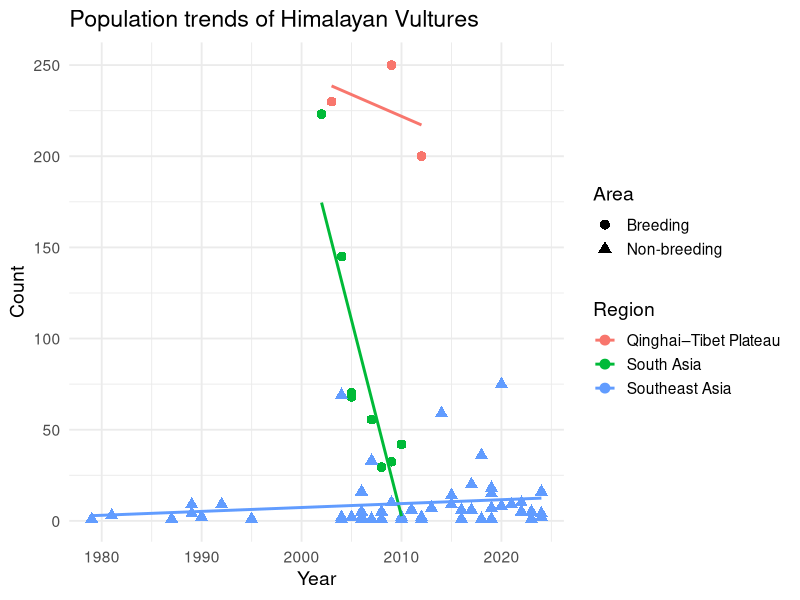
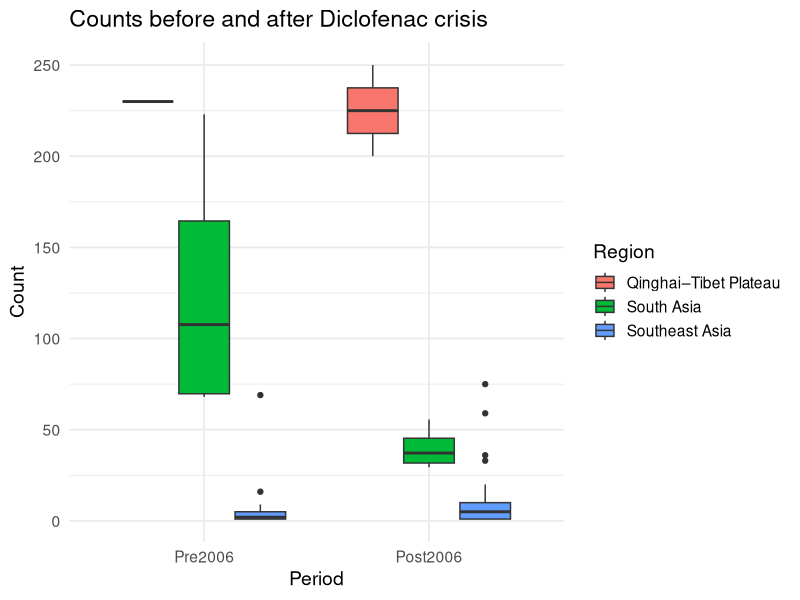
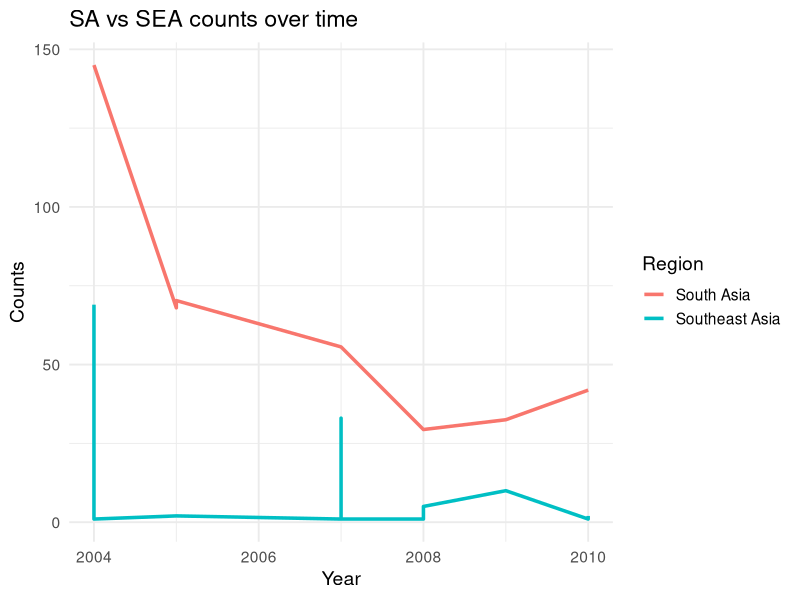

Write the R code that produced these figures, in order. (Note: this script raises an error after producing the figures.)
# Population Dynamics Analysis

# Description: Statistical analysis and visualisation of Himalayan Vulture population trends

# Author: [Chanatip Ummee]

# License: MIT License

# Repository section: Population Dynamics

# Load required packages

library(tidyverse)
library(lme4)
library(broom)

# Load and prepare data

# Load dataset

setwd("C:/Users/msi/Desktop/R")
Population_Dynamics_Data <- read.csv("Population_Dynamics_Data.csv", encoding = "latin1")

# Select relevant columns

Population_Dynamics_Data <- Population_Dynamics_Data %>%
  select(Country, Area, Region, Year, No)

# Create new variable: Period (Pre-2006 vs Post-2006)

Population_Dynamics_Data <- Population_Dynamics_Data %>%
  mutate(Period = ifelse(Year <= 2006, "Pre2006", "Post2006"))

# Define factor levels

Population_Dynamics_Data$Area <- factor(
  Population_Dynamics_Data$Area,
  levels = c("Breeding", "Migration", "Non-breeding")
)

Population_Dynamics_Data$Region <- factor(
  Population_Dynamics_Data$Region,
  levels = c("Qinghai–Tibet Plateau", "South Asia", "Southeast Asia")
)

Population_Dynamics_Data$Period <- factor(
  Population_Dynamics_Data$Period,
  levels = c("Pre2006", "Post2006")
)

# (1) Population trends over time

ggplot(Population_Dynamics_Data, aes(x = Year, y = No, color = Region, shape = Area)) +
  geom_point(size = 3) +
  geom_smooth(method = "lm", se = FALSE) +
  theme_minimal(base_size = 14) +
  labs(
    title = "Population trends of Himalayan Vultures",
    y = "Count",
    x = "Year"
  )

# (2) Boxplot: Region × Period

ggplot(Population_Dynamics_Data, aes(x = Period, y = No, fill = Region)) +
  geom_boxplot() +
  theme_minimal(base_size = 14) +
  labs(
    title = "Counts before and after Diclofenac crisis",
    y = "Count",
    x = "Period"
  )

# (3) SA vs SEA counts over time

df_sa <- subset(Population_Dynamics_Data, Region == "South Asia")
df_sea <- subset(Population_Dynamics_Data, Region == "Southeast Asia")

df_merge <- merge(
  df_sa[, c("Year", "No")],
  df_sea[, c("Year", "No")],
  by = "Year",
  suffixes = c("_SA", "_SEA")
)

ggplot(df_merge, aes(x = Year)) +
  geom_line(aes(y = No_SA, colour = "South Asia"), linewidth = 1.2) +
  geom_line(aes(y = No_SEA, colour = "Southeast Asia"), linewidth = 1.2) +
  theme_minimal(base_size = 14) +
  labs(
    title = "SA vs SEA counts over time",
    y = "Counts",
    x = "Year",
    colour = "Region"
  )

# (4) ANOVA table from GLM

glm_model <- glm(
  No ~ Period * Area * Region,
  data = Population_Dynamics_Data,
  family = gaussian
)

anova_table <- tidy(anova(glm_model, test = "F"))
print(anova_table)

ggplot(data, aes(x = Period, y = No, fill = Region)) +
  geom_boxplot() +
  theme_minimal() +
  labs(title = "Counts before and after Diclofenac crisis")

# (5) SA vs SEA counts over time

df_sa <- data %>%
  filter(Region == "South Asia") %>%
  select(Year, No) %>%
  rename(No_SA = No)

df_sea <- data %>%
  filter(Region == "Southeast Asia") %>%
  select(Year, No) %>%
  rename(No_SEA = No)

df_merge <- merge(df_sa, df_sea, by = "Year")

# SA vs SEA counts

ggplot(df_merge, aes(x = No_SA, y = No_SEA, colour = Year)) +
  geom_point(size = 3) +
  geom_smooth(
    method = "lm",
    se = TRUE,
    colour = "black",
    fill = "grey70"
  ) +
  scale_colour_gradient(
    low = "blue",
    high = "red"
  ) +
  theme_minimal(base_size = 14) +
  labs(
    title = "SA vs SEA counts over time",
    x = "Counts in South Asia",
    y = "Counts in Southeast Asia",
    colour = "Year"
  )

# interaction plot

ggplot(data, aes(x = Period, y = No, colour = Region, group = Region)) +
  stat_summary(fun = mean, geom = "point", size = 3) +
  stat_summary(fun = mean, geom = "line", linewidth = 0.5) +
  stat_summary(
    fun.data = mean_se,
    geom = "errorbar",
    width = 0.1
  ) +
  theme_minimal(base_size = 14) +
  labs(
    title = "Changes in Himalayan Vulture counts before and after 2006",
    x = "Period",
    y = "Mean count",
    colour = "Region"
  )
